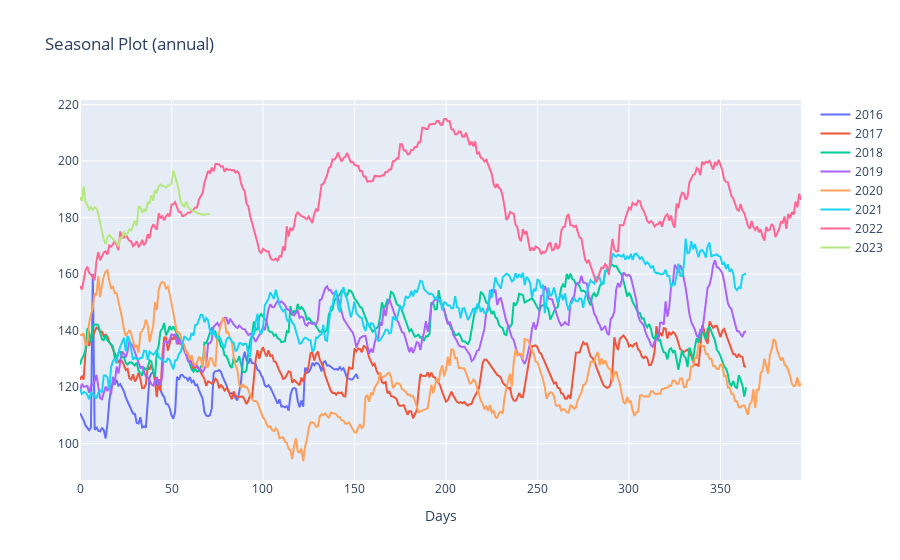

The notebook cell this image was saved under:
### Code cell
fig = go.Figure()
for yr in df_szn['year'].unique():
    fig.add_trace(go.Line(
        # x=df_szn[df_szn['year']==yr]['date'],
        y=df_szn[df_szn['year']==yr]['price'],
        name=str(yr)
    ))

fig.update_layout(xaxis_title='Days', title="Seasonal Plot (annual)")
fig.show()

### Figure 1 — Plotly figure (JSON) as saved in the notebook; plotly's stock layout.template omitted (floating-point values rounded to 4 significant figures; data arrays with more than 128 entries replaced by an {"elided": "..."} marker saying what was removed)
{"data": [{"name": "2016", "type": "scatter", "y": {"elided": "153 float values"}}, {"name": "2017", "type": "scatter", "y": {"elided": "365 float values"}}, {"name": "2018", "type": "scatter", "y": {"elided": "365 float values"}}, {"name": "2019", "type": "scatter", "y": {"elided": "365 float values"}}, {"name": "2020", "type": "scatter", "y": {"elided": "395 float values"}}, {"name": "2021", "type": "scatter", "y": {"elided": "365 float values"}}, {"name": "2022", "type": "scatter", "y": {"elided": "395 float values"}}, {"name": "2023", "type": "scatter", "y": [187.1, 185.9, 191.0, 185.7, 184.4, 182.8, 183.6, 182.7, 183.6, 183.1, 181.3, 178.4, 175.6, 172.0, 170.6, 173.0, 173.8, 173.2, 172.4, 171.7, 171.1, 169.8, 172.8, 172.8, 175.1, 173.6, 174.4, 175.8, 175.4, 177.4, 178.8, 176.9, 183.8, 183.6, 181.7, 183.1, 182.0, 185.3, 185.0, 187.8, 186.0, 189.6, 188.9, 191.0, 191.7, 191.1, 191.1, 190.6, 191.2, 191.5, 192.0, 196.6, 194.8, 192.2, 189.4, 185.7, 184.4, 183.9, 185.6, 183.8, 183.1, 182.5, 182.2, 182, 181.8, 181.4, 181.1, 181, 181, 181.1, 181.1, 181.3]}], "layout": {"title": {"text": "Seasonal Plot (annual)"}, "xaxis": {"title": {"text": "Days"}}}}
